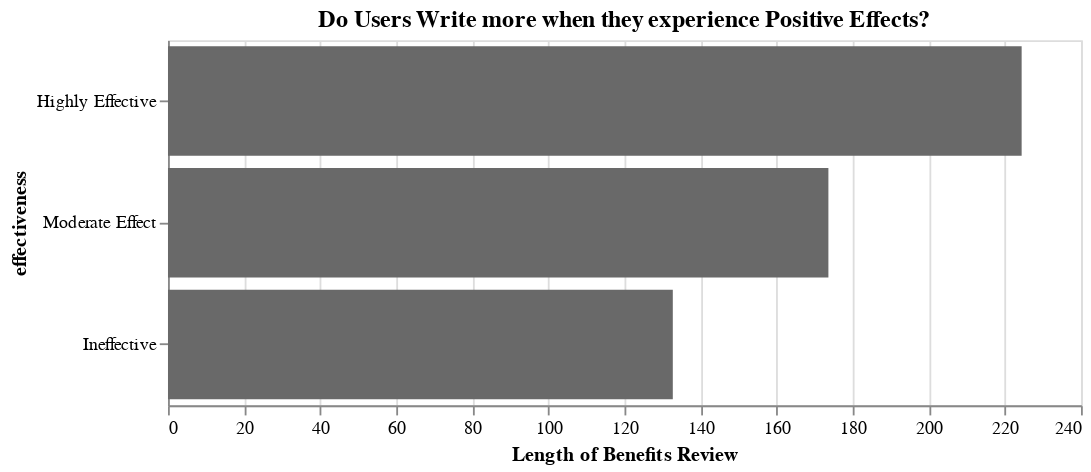

Here is the notebook cell this chart was saved with:
### Code cell
alt.Chart(text_length_p.reset_index(), title = 'Do Users Write more when they experience Positive Effects? ').mark_bar(color= 'dimgray').encode(
x= alt.X('Length of Benefits Review:Q'),
y= alt.Y('effectiveness:N',
        sort=alt.EncodingSortField(
            field="Length of Benefits Review",  
            op="sum",  
            order="descending"))).properties(width= 500, height=200)

### Figure 1 — Vega-Lite specification as saved in the notebook (floating-point values rounded to 4 significant figures)
{"$schema": "https://vega.github.io/schema/vega-lite/v2.6.0.json", "config": {"view": {"height": 300, "width": 400}}, "data": {"name": "data-ddadefc31cf7dbe6e9ca2edf266facae"}, "datasets": {"data-ddadefc31cf7dbe6e9ca2edf266facae": [{"Length of Benefits Review": 224.4, "effectiveness": "Highly Effective"}, {"Length of Benefits Review": 132.7, "effectiveness": "Ineffective"}, {"Length of Benefits Review": 173.6, "effectiveness": "Moderate Effect"}]}, "encoding": {"x": {"field": "Length of Benefits Review", "type": "quantitative"}, "y": {"field": "effectiveness", "sort": {"field": "Length of Benefits Review", "op": "sum", "order": "descending"}, "type": "nominal"}}, "height": 200, "mark": {"color": "dimgray", "type": "bar"}, "title": "Do Users Write more when they experience Positive Effects? ", "width": 500}
